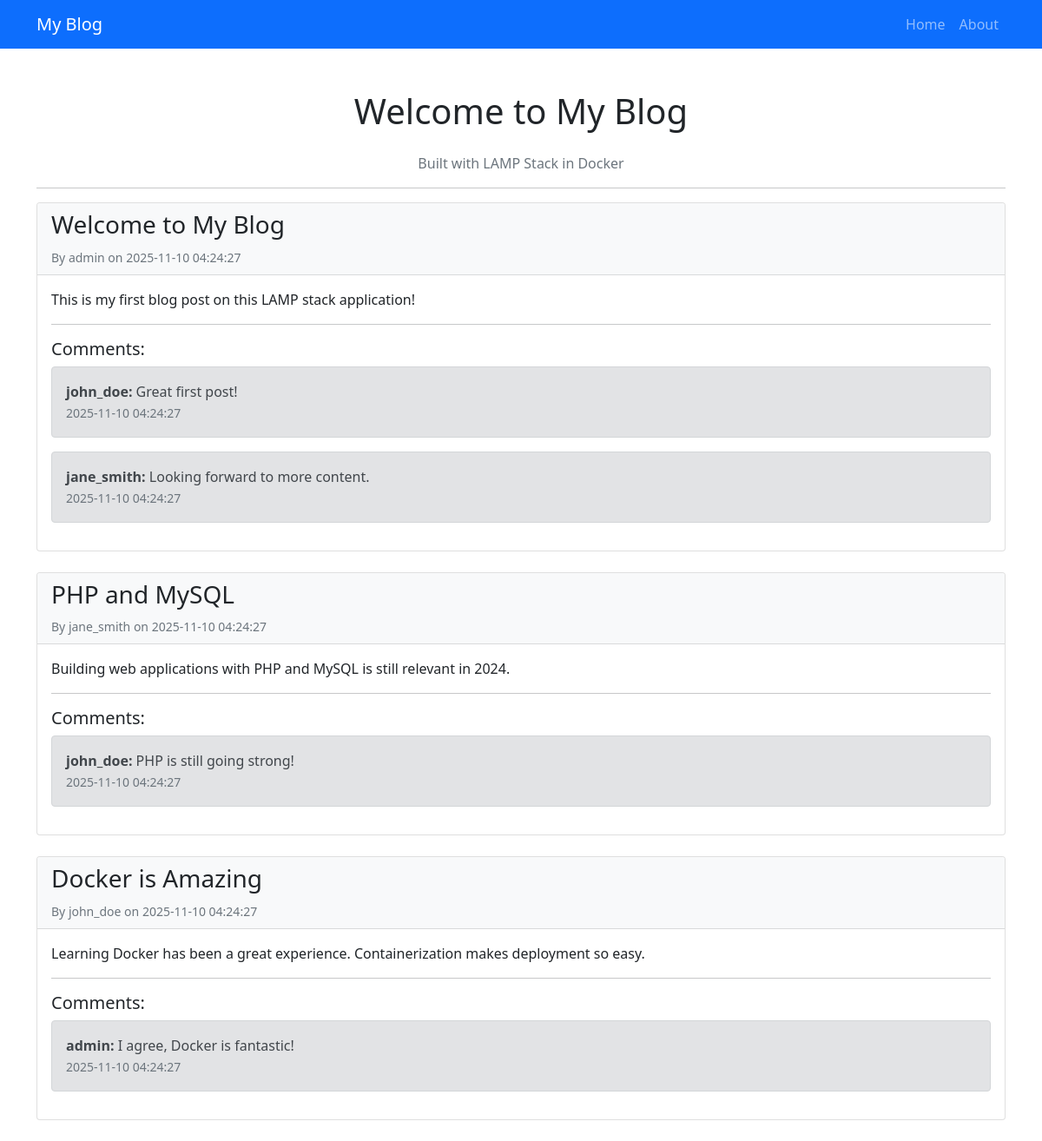
/others/31/src/index.php, run on the app's committed database.
### tables this page shows
CREATE TABLE IF NOT EXISTS posts (
    id INT AUTO_INCREMENT PRIMARY KEY,
    user_id INT NOT NULL,
    title VARCHAR(200) NOT NULL,
    content TEXT NOT NULL,
    created_at TIMESTAMP DEFAULT CURRENT_TIMESTAMP,
    FOREIGN KEY (user_id) REFERENCES users(id) ON DELETE CASCADE
);

CREATE TABLE IF NOT EXISTS users (
    id INT AUTO_INCREMENT PRIMARY KEY,
    username VARCHAR(50) NOT NULL UNIQUE,
    email VARCHAR(100) NOT NULL,
    password VARCHAR(255) NOT NULL,
    created_at TIMESTAMP DEFAULT CURRENT_TIMESTAMP
);

CREATE TABLE IF NOT EXISTS comments (
    id INT AUTO_INCREMENT PRIMARY KEY,
    post_id INT NOT NULL,
    user_id INT NOT NULL,
    comment TEXT NOT NULL,
    created_at TIMESTAMP DEFAULT CURRENT_TIMESTAMP,
    FOREIGN KEY (post_id) REFERENCES posts(id) ON DELETE CASCADE,
    FOREIGN KEY (user_id) REFERENCES users(id) ON DELETE CASCADE
);

### others/31/src/index.php (the view, shortened to what this page needs)
<!DOCTYPE html>
<html>
<head>
    <link href="https://cdn.jsdelivr.net/npm/bootstrap@5.1.3/dist/css/bootstrap.min.css" rel="stylesheet">
</head>
<body>
    <nav class="navbar navbar-expand-lg navbar-dark bg-primary">
        <div class="container">
            <a class="navbar-brand" href="/">My Blog</a>
            <div class="navbar-nav ms-auto">
                <a class="nav-link" href="/">Home</a>
                <a class="nav-link" href="/about.php">About</a>
            </div>
        </div>
    </nav>
    <div class="container mt-5">
        <h1 class="text-center mb-4">Welcome to My Blog</h1>
        <p class="text-center text-muted">Built with LAMP Stack in Docker</p>
        <hr>
        <?php
        $host = getenv('DB_HOST') ?: 'mysql';
        $db = getenv('DB_NAME') ?: 'webapp';
        $user = getenv('DB_USER') ?: 'webuser';
        $pass = getenv('DB_PASS') ?: 'webpass';
        try {
            $pdo = new PDO("mysql:host=$host;dbname=$db", $user, $pass);
            $pdo->setAttribute(PDO::ATTR_ERRMODE, PDO::ERRMODE_EXCEPTION);
            $stmt = $pdo->query("
                SELECT p.*, u.username
                FROM posts p
                JOIN users u ON p.user_id = u.id
                ORDER BY p.created_at DESC
            ");
            while ($post = $stmt->fetch(PDO::FETCH_ASSOC)) {
                echo '<div class="card mb-4">';
                echo '<div class="card-header bg-light">';
                echo '<h3>' . htmlspecialchars($post['title']) . '</h3>';
                echo '<small class="text-muted">By ' . htmlspecialchars($post['username']) . ' on ' . $post['created_at'] . '</small>';
                echo '</div>';
                echo '<div class="card-body">';
                echo '<p>' . nl2br(htmlspecialchars($post['content'])) . '</p>';
                $commentStmt = $pdo->prepare("
                    SELECT c.*, u.username
                    FROM comments c
                    JOIN users u ON c.user_id = u.id
                    WHERE c.post_id = ?
                    ORDER BY c.created_at ASC
                ");
                $commentStmt->execute([$post['id']]);
                $comments = $commentStmt->fetchAll(PDO::FETCH_ASSOC);
                if (count($comments) > 0) {
                    echo '<hr><h5>Comments:</h5>';
                    foreach ($comments as $comment) {
                        echo '<div class="alert alert-secondary">';
                        echo '<strong>' . htmlspecialchars($comment['username']) . ':</strong> ';
                        echo htmlspecialchars($comment['comment']);
                        echo '<br><small class="text-muted">' . $comment['created_at'] . '</small>';
                        echo '</div>';
                    }
                }
                echo '</div>';
                echo '</div>';
            }
        } catch(PDOException $e) {
            echo '<div class="alert alert-danger">Database Error: ' . $e->getMessage() . '</div>';
        }
        ?>
    </div>
</body>
</html>

### data on the page
posts: title "Welcome to My Blog", user.username "admin", created_at "2025-11-10 04:24:27", content "This is my first blog post on this LAMP stack application!"
comments: user.username "john_doe", comment "Great first post!", created_at "2025-11-10 04:24:27"
comments: user.username "jane_smith", comment "Looking forward to more content.", created_at "2025-11-10 04:24:27"
posts: title "PHP and MySQL", user.username "jane_smith", created_at "2025-11-10 04:24:27", content "Building web applications with PHP and MySQL is still relevant in 2024."
comments: user.username "john_doe", comment "PHP is still going strong!", created_at "2025-11-10 04:24:27"
posts: title "Docker is Amazing", user.username "john_doe", created_at "2025-11-10 04:24:27", content "Learning Docker has been a great experience. Containerization makes deployment so easy."
comments: user.username "admin", comment "I agree, Docker is fantastic!", created_at "2025-11-10 04:24:27"
